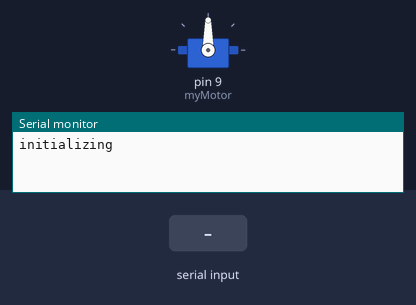
This sketch was run on a simulated Arduino Uno, built with avr-gcc and run on an emulated ATmega328P. Parts: servo, the last lines printed to the serial monitor. Inputs (shaded band) come from the test bench.

Above: at 1.2 s.
1.3 s: "30,150\n" received over Serial
At 2.6 s:
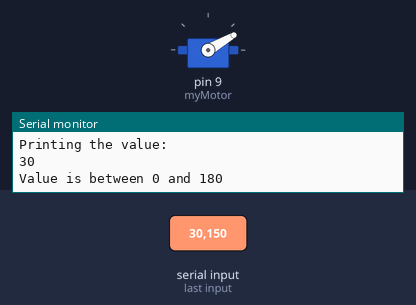
2.9 s: "5\n" received over Serial
At 3.4 s:
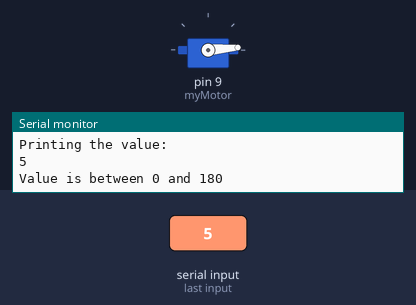
4.4 s: "90,45\n" received over Serial
At 5.4 s:
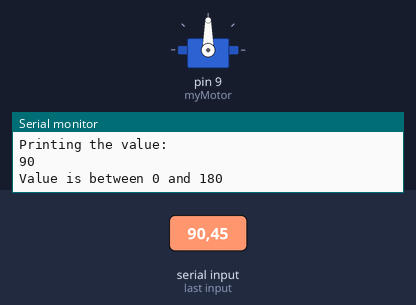
Timing chart, 0 to 7.4 s (numbered marks = the images above; inputs shaded):
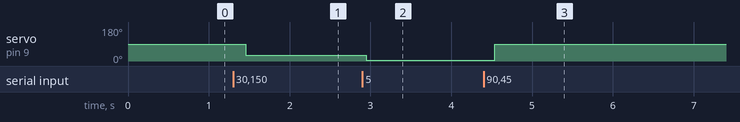

The sketch:

gripper_servo.ino
```cpp
/*
*  This code is in the public domain.
*  (Do whatever you want with it.)
*/

// Need the Servo library
#include <Servo.h>

// This is our motor.
Servo myMotor;

// This is the final output
// written to the motor.
String incomingString;


// Set everything up
void setup()
{
  // Put the motor to Arduino pin #9
  myMotor.attach(9);

  // Required for I/O from Serial monitor
  Serial.begin(9600);
  // Print a startup message
  Serial.println("initializing");
}


void loop()
{
  // If there is incoming value
  if(Serial.available() > 0)
  {
    // read the value
    char ch = Serial.read();

    /*
    *  If ch isn't a newline
    *  (linefeed) character,
    *  we will add the character
    *  to the incomingString
    */
    if (ch != 10){
      // Print out the value received
      // so that we can see what is
      // happening
      Serial.print("I have received: ");
      Serial.print(ch, DEC);
      Serial.print('\n');

      // Add the character to
      // the incomingString
      incomingString += ch;
    }
    // received a newline (linefeed) character
    // this means we are done making a string
    else
    {
      // print the incoming string
      Serial.println("I am printing the entire string");
      Serial.println(incomingString);

      // Convert the string to an integer
      int val = incomingString.toInt();

      // print the integer
      Serial.println("Printing the value: ");
      Serial.println(val);

      /*
      *  We only want to write an integer between
      *  0 and 180 to the motor.
      */
      if (val > -1 && val < 181)
     {
       // Print confirmation that the
       // value is between 0 and 180
       Serial.println("Value is between 0 and 180");
       // Write to Servo
       myMotor.write(val);
     }
     // The value is not between 0 and 180.
     // We do not want write this value to
     // the motor.
     else
     {
       Serial.println("Value is NOT between 0 and 180");

       // IT'S a TRAP!
       Serial.println("Error with the input");
     }

      // Reset the value of the incomingString
      incomingString = "";
    }
  }
}
```

Measured:
- after the input at 1.3 s, servo on pin 9 (myMotor): 90° → 30° after 0.16 s
- after the input at 2.9 s, servo on pin 9 (myMotor): 30° → 5° after 0.05 s
- after the input at 4.4 s, servo on pin 9 (myMotor): 5° → 90° after 0.14 s
